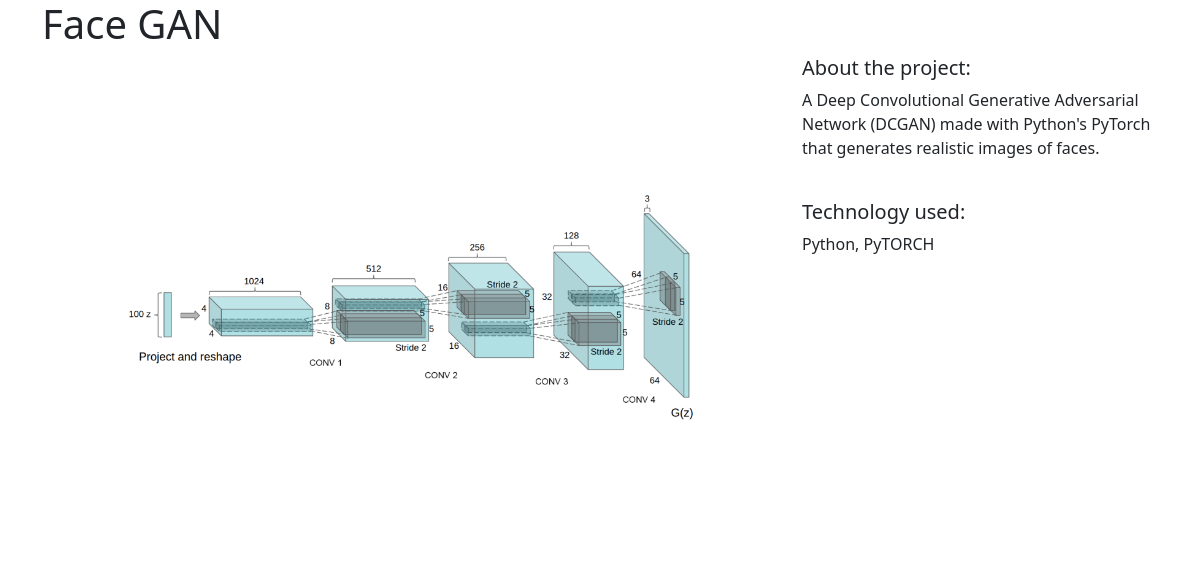
/1/, run on the app's committed database.
### projects/models.py (models this page shows)
class Project(models.Model):
    title = models.CharField(max_length=100)
    description = models.TextField()
    technology = models.CharField(max_length=30)
    image = models.FileField(upload_to="project_images/", blank=True)
    github_link = models.TextField()

### projects/views.py (the view)
# urls.py: path('<int:pk>/', views.project_detail, name='project_detail'),
def project_detail(request, pk):
    project = Project.objects.get(pk=pk)
    context = {
        "project": project
    }
    return render(request, "projects/project_detail.html", context)

### projects/templates/projects/project_detail.html
{% extends "base.html" %}
{% block page_content %}
<h1>{{ project.title }}</h1>
<div class="row">
    <div class="col-md-8">
        {% if project.image %}
            <img src="{{ project.image.url }}" width="100%">
        {% endif %}
    </div>
    <div class="col-md-4">
        <h5>About the project:</h5>
        <p>{{ project.description }}</p>
        <br>
        <h5>Technology used:</h5>
        <p>{{ project.technology }}</p>
    </div>
</div>
{% endblock page_content %}

### data on the page
Project: image (picture), description "A Deep Convolutional Generative Adversarial Network (DCGAN) made with Python's PyTorch that generates realistic images of faces.", technology "Python, PyTORCH"
